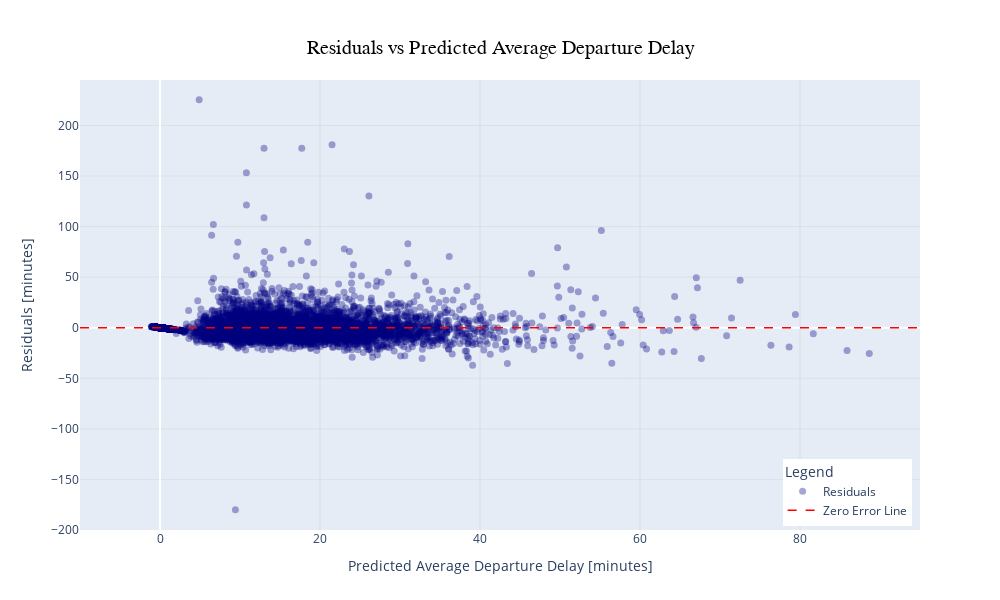

Source (notebook cell):
### Code cell
import plotly.graph_objects as go

# Ensure y_true and y_pred are 1-D
y_true = y_test.squeeze()
y_pred = y_pred_test.squeeze()

# Compute residuals
residuals = y_true - y_pred

ymin_res = -200
ymax_res = 245

# Create figure
fig = go.Figure()

# Scatter der Residuen
fig.add_trace(
    go.Scatter(
        x=y_pred,
        y=residuals,
        mode="markers",
        name="Residuals",
        marker=dict(
            color="navy",
            size=7,
            opacity=0.35
        )
    )
)

# Horizontale Linie bei 0 (Zero Error Line)
fig.add_trace(
    go.Scatter(
        x=[-10, 95],
        y=[0, 0],
        mode="lines",
        name="Zero Error Line",
        line=dict(
            color="red",
            width=1.5,
            dash="dash"
        )
    )
)

# Layout an Stil der anderen Plotly-Grafiken anpassen
fig.update_layout(
    height=600,
    width=1000,
    margin=dict(t=80, b=70),
    title=dict(
        text="Residuals vs Predicted Average Departure Delay",
        x=0.5,
        xanchor="center",
        yanchor="top"
    ),
    title_font=dict(size=20, family="Arial", color="black"),
    xaxis=dict(
        title="Predicted Average Departure Delay [minutes]"
    ),
    yaxis=dict(
        title="Residuals [minutes]",
        range=[ymin_res, ymax_res]
    ),
    legend=dict(
        title="Legend",
        x=0.99,
        y=0.01,
        xanchor="right",
        yanchor="bottom"
    )
)

# Dezentes Grid wie bei den anderen Plots
fig.update_xaxes(showgrid=True, gridwidth=0.5, gridcolor="lightgrey")
fig.update_yaxes(showgrid=True, gridwidth=0.5, gridcolor="lightgrey")

fig.show()
#fig.write_image("/Users/nathanaelrohr/Downloads/Residuals_vs_Predicted_Departure_Delay.pdf")

### Figure 1 — Plotly figure (JSON) as saved in the notebook; plotly's stock layout.template omitted (floating-point values rounded to 4 significant figures; data arrays with more than 128 entries replaced by an {"elided": "..."} marker saying what was removed)
{"data": [{"marker": {"color": "navy", "opacity": 0.35, "size": 7}, "mode": "markers", "name": "Residuals", "type": "scatter", "x": {"elided": "9600 float values"}, "y": {"elided": "9600 float values"}}, {"line": {"color": "red", "dash": "dash", "width": 1.5}, "mode": "lines", "name": "Zero Error Line", "type": "scatter", "x": [-10, 95], "y": [0, 0]}], "layout": {"height": 600, "legend": {"title": {"text": "Legend"}, "x": 0.99, "xanchor": "right", "y": 0.01, "yanchor": "bottom"}, "margin": {"b": 70, "t": 80}, "title": {"font": {"color": "black", "family": "Arial", "size": 20}, "text": "Residuals vs Predicted Average Departure Delay", "x": 0.5, "xanchor": "center", "yanchor": "top"}, "width": 1000, "xaxis": {"gridcolor": "lightgrey", "gridwidth": 0.5, "showgrid": true, "title": {"text": "Predicted Average Departure Delay [minutes]"}}, "yaxis": {"gridcolor": "lightgrey", "gridwidth": 0.5, "range": [-200, 245], "showgrid": true, "title": {"text": "Residuals [minutes]"}}}}
